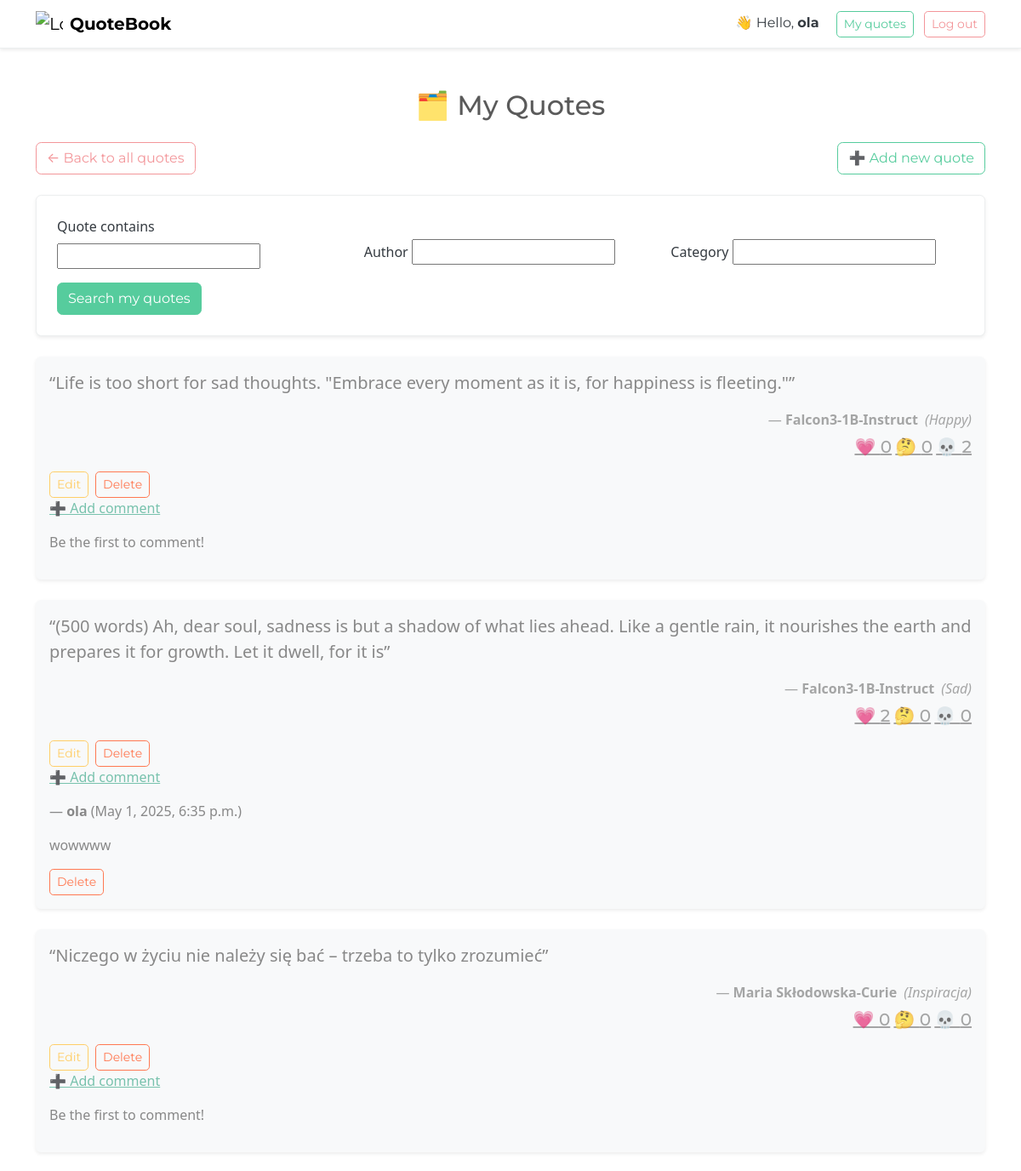
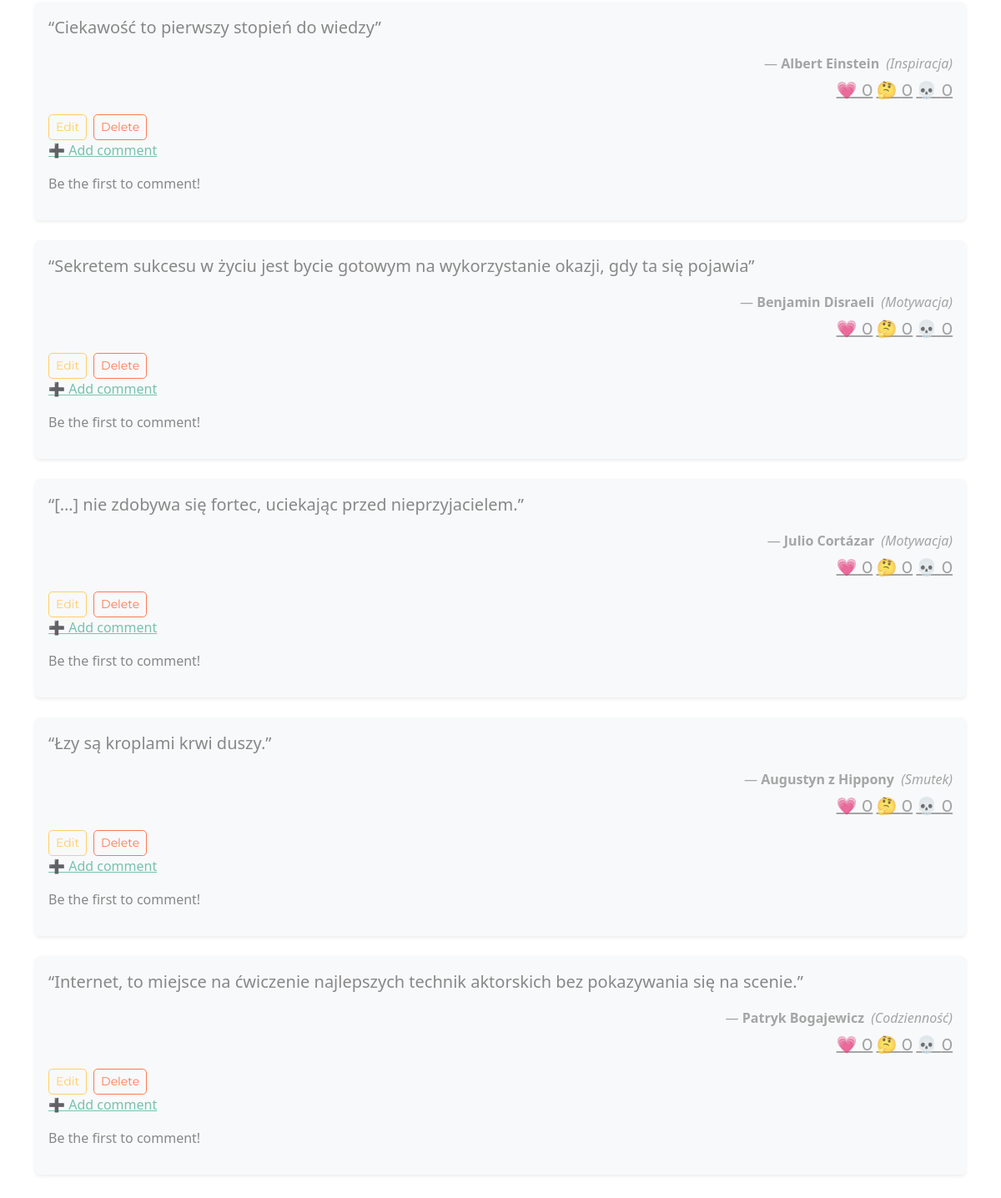
The app's page /my-quotes/ (signed in) with its own data (2 pictures, top to bottom).
### quote/models.py (models this page shows, shortened)
class Quote(models.Model):
    author = models.CharField(max_length=100)
    text = models.TextField()
    category = models.CharField(max_length=50, blank=True)
    user = models.ForeignKey(User, on_delete=models.CASCADE)
    @property
    def vote_counts(self):
        return {
            vote_type.label: self.votes.filter(typ=vote_type).count()
            for vote_type in VoteType
        }

class Comment(models.Model):
    quote = models.ForeignKey(Quote, on_delete=models.CASCADE, related_name='comments')
    user = models.ForeignKey(User, on_delete=models.CASCADE)
    content = models.TextField()
    created_at = models.DateTimeField(auto_now_add=True)

### quote/views.py (the view)
# urls.py: path('my-quotes/', views.my_quotes, name='my_quotes'),
@login_required
def my_quotes(request):
    form = QuoteSearchForm(request.GET)
    quotes = Quote.objects.filter(user=request.user).order_by('-id')
    comments = []
    for quote in quotes:
        comments.append(quote.comments.all())
    if form.is_valid():
        text = form.cleaned_data.get('text')
        author = form.cleaned_data.get('author')
        category = form.cleaned_data.get('category')
        if text:
            quotes = quotes.filter(text__icontains=text)
        if author:
            quotes = quotes.filter(author__icontains=author)
        if category:
            quotes = quotes.filter(category__icontains=category)
    return render(request, 'quote/my_quotes.html', {
        'quotes': quotes,
        'search_form': form,
        'comments': comments,
    })

### quote/forms.py
class QuoteSearchForm(forms.Form):
    text = forms.CharField(max_length=100, required=False, label='Quote contains')
    author = forms.CharField(max_length=100, required=False, label='Author')
    category = forms.CharField(max_length=50, required=False, label='Category')

### quote/templates/quote/my_quotes.html (shortened to what this page needs)
{% load custom_tags %}
<!DOCTYPE html>
<html lang="en">
<head>
    <link rel="stylesheet" href="https://cdn.jsdelivr.net/npm/bootswatch@5.3.3/dist/minty/bootstrap.min.css">
</head>
<body class="bg-body text-dark">
<nav class="navbar navbar-expand-lg navbar-light bg-white border-bottom shadow-sm mb-4">
  <div class="container">
    <a class="navbar-brand d-flex align-items-center" href="{% url 'home' %}">
        <img src="https://img.icons8.com/color/48/book.png" alt="Logo" style="width: 32px; margin-right: 8px;">
        <strong>QuoteBook</strong>
    </a>
    <div class="ms-auto">
      {% if request.user.is_authenticated %}
        <span class="me-3">👋 Hello, <strong>{{ request.user.username }}</strong></span>
        <a class="btn btn-outline-success btn-sm me-2" href="{% url 'my_quotes' %}">My quotes</a>
        <a class="btn btn-outline-secondary btn-sm" href="{% url 'logout' %}">Log out</a>
      {% else %}
        <a class="btn btn-success btn-sm me-2" href="{% url 'login' %}">Log in</a>
        <a class="btn btn-outline-success btn-sm" href="{% url 'register' %}">Register</a>
      {% endif %}
    </div>
  </div>
</nav>
<div class="container py-4">
    <h2 class="text-center mb-4">🗂️ My Quotes</h2>
    <div class="d-flex flex-wrap justify-content-between align-items-center mb-3">
        <a class="btn btn-outline-secondary mb-2" href="{% url 'home' %}">← Back to all quotes</a>
        <a class="btn btn-outline-success mb-2" href="{% url 'add_quote' %}">➕ Add new quote</a>
    </div>
    <form method="GET" class="mb-4 p-4 bg-white border rounded shadow-sm">
        <div class="row g-3 align-items-end">
            <div class="col-md-4">
                <label for="id_text" class="form-label">Quote contains</label>
                {{ search_form.text }}
            </div>
            <div class="col-md-4">
                <label for="id_author" class="form-label">Author</label>
                {{ search_form.author }}
            </div>
            <div class="col-md-4">
                <label for="id_category" class="form-label">Category</label>
                {{ search_form.category }}
            </div>
            <div class="col-12 mt-3">
                <button type="submit" class="btn btn-success">Search my quotes</button>
            </div>
        </div>
    </form>
    {% for quote in quotes %}
        <div class="card mb-4 border-0 shadow-sm bg-light">
            <div class="card-body">
                <blockquote class="blockquote fs-5 mb-3">“{{ quote.text }}”</blockquote>
                <p class="mb-0 text-end text-muted">
                    — <strong>{{ quote.author }}</strong>
                    <em class="ms-1">({{ quote.category }})</em>
                </p>
                <div class="mb-0 mt-2 text-end text-muted quote-vote-counts">
                    <a class="mb-0 text-end h5" id="heart-count-{{quote.id}}">💗 {{ quote.vote_counts.Heart }}</a>
                    <a class="mb-0 text-end h5" id="curious-count-{{quote.id}}">🤔 {{ quote.vote_counts.Curious }}</a>
                    <a class="mb-0 text-end h5" id="skull-count-{{quote.id}}">💀 {{ quote.vote_counts.Skull }}</a>
                </div>
                <div class="mt-3 d-flex gap-2">
                    <a href="{% url 'edit_quote' quote.id %}" class="btn btn-sm btn-outline-warning">Edit</a>
                    <a href="{% url 'delete_quote' quote.id %}" class="btn btn-sm btn-outline-danger">Delete</a>
                </div>
                {% if request.user.is_authenticated %}
                    <p><a href="{% url 'add_comment' quote.id %}">➕ Add comment</a></p>
                {% endif %}
                {% with iteration=forloop.counter0 %}
                {% for commentArr in comments %}
                    {% if forloop.counter0 == iteration %}
                    {% for comment in commentArr %}
                        <p>— <strong>{{ comment.user }}</strong> ({{ comment.created_at }})</p>
                        <blockquote>{{ comment.content }}</blockquote>
                        {% if request.user == comment.user %}
                            <div class="mt-3 d-flex gap-2">
                                <a href="{% url 'delete_comment' comment.id %}" class="btn btn-sm btn-outline-danger">Delete</a>
                            </div>
                        {% endif %}
                    {% empty %}
                        <p>Be the first to comment!</p>
                    {% endfor %}
                    {% endif %}
                {% endfor %}
                {% endwith %}
            </div>
        </div>
    {% empty %}
        <p class="text-center">You haven't added any quotes yet.</p>
    {% endfor %}
</div>
</body>
</html>

### records on screen
Quote: text "Life is too short for sad thoughts. \"Embrace every moment as it is, for happiness is fleeting.\"", author "Falcon3-1B-Instruct", category "Happy", vote_counts.Heart "0", vote_counts.Curious "0", vote_counts.Skull "2"
Quote: text "(500 words) Ah, dear soul, sadness is but a shadow of what lies ahead. Like a gentle rain, it nourishes the earth and prepares it for growth. Let it dwell, for it is", author "Falcon3-1B-Instruct", category "Sad", vote_counts.Heart "2", vote_counts.Curious "0", vote_counts.Skull "0"
Comment: user "ola", created_at "May 1, 2025, 6:35 p.m.", content "wowwww", shows "Delete"
Quote: text "Niczego w życiu nie należy się bać – trzeba to tylko zrozumieć", author "Maria Skłodowska-Curie", category "Inspiracja", vote_counts.Heart "0", vote_counts.Curious "0", vote_counts.Skull "0"
Quote: text "Ciekawość to pierwszy stopień do wiedzy", author "Albert Einstein", category "Inspiracja", vote_counts.Heart "0", vote_counts.Curious "0", vote_counts.Skull "0"
Quote: text "Sekretem sukcesu w życiu jest bycie gotowym na wykorzystanie okazji, gdy ta się pojawia", author "Benjamin Disraeli", category "Motywacja", vote_counts.Heart "0", vote_counts.Curious "0", vote_counts.Skull "0"
Quote: text "[…] nie zdobywa się fortec, uciekając przed nieprzyjacielem.", author "Julio Cortázar", category "Motywacja", vote_counts.Heart "0", vote_counts.Curious "0", vote_counts.Skull "0"
Quote: text "Łzy są kroplami krwi duszy.", author "Augustyn z Hippony", category "Smutek", vote_counts.Heart "0", vote_counts.Curious "0", vote_counts.Skull "0"
Quote: text "Internet, to miejsce na ćwiczenie najlepszych technik aktorskich bez pokazywania się na scenie.", author "Patryk Bogajewicz", category "Codzienność", vote_counts.Heart "0", vote_counts.Curious "0", vote_counts.Skull "0"

### other values on screen
{{ request.user.username }} "ola"
